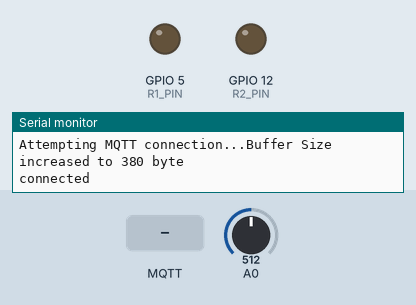
Recording of a sketch running on a simulated ESP8266 (NodeMCU). Shown: output pins drawn as LEDs (lit = HIGH), the last lines printed to the serial monitor. Inputs (shaded band) come from the test bench; at power-on: A0 = 512. WiFi joins after 1.5 s; servers stay silent unless stated; no MQTT or app messages arrive unless stated; pins used as bus, display or sensor lines are not drawn.

Above: at 2.7 s.
2.8 s: MQTT message "1" arrives on the first subscribed topic
At 3.9 s:
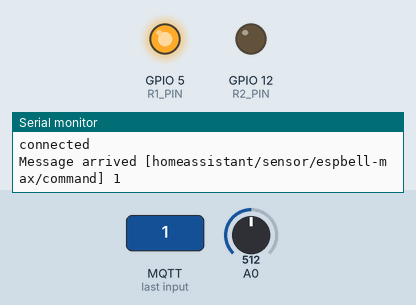
5.8 s: MQTT message "on" arrives on the first subscribed topic
7.3 s: MQTT message "off" arrives on the first subscribed topic
Timing chart, 0 to 10.3 s (numbered marks = the images above; inputs shaded):
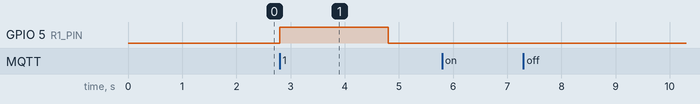

Measured:
- after the input at 2.8 s, GPIO 5 (R1_PIN): LOW → HIGH at once, → LOW 2.0 s later

The sketch:

ESPBell-MAX_MQTT_Auto_Discovery_Test.ino
```cpp
#include "ESP8266WiFi.h"
#include <PubSubClient.h>
#include "config.h"

#define LATCH_PIN 4
#define R1_PIN 5
#define R2_PIN 12
bool retain = true;

unsigned long startMillis = 0;

unsigned long R1_startMillis;
unsigned long R1_currentMillis;
unsigned long R2_startMillis;
unsigned long R2_currentMillis;
int R1_oneshot = 0;
int R2_oneshot = 0;

WiFiClient espClient;
PubSubClient client(espClient);

int wifi_fast() {
  WiFi.persistent(true);
  WiFi.mode(WIFI_STA);
  WiFi.config(DATA_IPADDR, DATA_GATEWAY, DATA_IPMASK);
  uint8_t my_bssid[] = DATA_WIFI_BSSID;
  char my_ssid[] = WIFI_SSID;
  char my_auth[] = WIFI_AUTH;
  WiFi.begin(&my_ssid[0], &my_auth[0], DATA_WIFI_CH, &my_bssid[0], true);
  uint32_t timeout = millis() + TimeToConnectWIFI;
  while (WiFi.status() != WL_CONNECTED) {
    if (millis() >= timeout) {
      Serial.println("Failed to connect to WiFi, powering off.");
      digitalWrite(LATCH_PIN, LOW);  // Trigger shutdown; board will power off immediately.
    }
    delay(5);
  }
  return (WiFi.status() == WL_CONNECTED);
}

void callback(char* topic, byte* payload, unsigned int length) {
  Serial.print("Message arrived [");
  Serial.print(topic);
  Serial.print("] ");
  for (unsigned int i = 0; i < length; i++) {
    Serial.print((char)payload[i]);
  }
  Serial.println();

  // Check that payload has at least one character for R1
  if (length >= 1 && (char)payload[0] == '1') {
    digitalWrite(R1_PIN, HIGH); // Turn on R1
    R1_startMillis = millis();
    R1_oneshot++;
  } else {
    digitalWrite(R1_PIN, LOW);  // Turn off R1
  }

  // Check that payload has at least two characters for R2
  if (length >= 2 && (char)payload[1] == '1') {
    digitalWrite(R2_PIN, HIGH); // Turn on R2
    R2_startMillis = millis();
    R2_oneshot++;
  } else {
    digitalWrite(R2_PIN, LOW);  // Turn off R2
  }
}

// Function to read the average of 20 ADC values
int getAverageADCReading() {
  int total = 0;
  for (int i = 0; i < 20; i++) {
    total += analogRead(A0);
  }
  return total / 20;
}

void reconnect() {
  unsigned long reconnectStart = millis();
  // Loop until we're reconnected or the timeout is reached
  while (!client.connected()) {
    if (millis() - reconnectStart >= TimeToConnectMQTT) {
      Serial.println("Failed to connect to MQTT server, powering off.");
      digitalWrite(LATCH_PIN, LOW);
      return;
    }

    Serial.print("Attempting MQTT connection...");
    if (client.setBufferSize(380)) {
      Serial.println("Buffer Size increased to 380 byte");
    } else {
      Serial.println("Failed to allocate larger buffer");
    }
    // Create a random client ID
    String clientId = "ESPBell-Max-";
    if (client.connect(clientId.c_str(), mqtt_username, mqtt_password)) {
      Serial.println("connected");
      // Auto-discovery messages for Home Assistant
      client.publish(
        "homeassistant/binary_sensor/espbell-max/state/config",
        "{\"name\":\"Bell\",\"unit_of_measurement\":\"\",\"device_class\":\"door\",\"icon\":\"mdi:bell\",\"state_topic\":\"homeassistant/binary_sensor/espbell-max/state\",\"unique_id\":\"espbell-max_bell\",\"payload_on\":\"on\",\"payload_off\":\"off\",\"device\":{\"identifiers\":[\"espbell-max\"],\"name\":\"ESPBell-MAX\",\"mdl\":\"ESPBell-MAX\",\"mf\":\"PricelessToolkit\"}}",
        retain
      );
      client.publish(
        "homeassistant/sensor/espbell-max/rssi/config",
        "{\"name\":\"RSSI\",\"unit_of_measurement\":\"dBm\",\"device_class\":\"signal_strength\",\"icon\":\"mdi:signal\",\"entity_category\":\"diagnostic\",\"state_topic\":\"homeassistant/sensor/espbell-max/rssi\",\"unique_id\":\"espbell-max_signal\",\"device\":{\"identifiers\":[\"espbell-max\"],\"name\":\"ESPBell-MAX\"}}",
        retain
      );
      client.publish(
        "homeassistant/sensor/espbell-max/batt/config",
        "{\"name\":\"Battery\",\"unit_of_measurement\":\"%\",\"device_class\":\"battery\",\"icon\":\"mdi:battery\",\"entity_category\":\"diagnostic\",\"state_topic\":\"homeassistant/sensor/espbell-max/batt\",\"unique_id\":\"espbell-max_batt\",\"device\":{\"identifiers\":[\"espbell-max\"],\"name\":\"ESPBell-MAX\"}}",
        retain
      );
      // Publish initial doorbell status, RSSI, and battery level
      client.publish("homeassistant/binary_sensor/espbell-max/state", "on");

      String rs = String(WiFi.RSSI());
      client.publish("homeassistant/sensor/espbell-max/rssi", rs.c_str(), retain);

      int average = getAverageADCReading();
      int batteryPercentage = map(average, 670, 880, 0, 100);
      int batteryP = constrain(batteryPercentage, 0, 100);
      client.publish("homeassistant/sensor/espbell-max/batt", String(batteryP).c_str(), retain);

      // Subscribe to the command topic
      client.subscribe("homeassistant/sensor/espbell-max/command");
    } else {
      Serial.print("failed, rc=");
      Serial.print(client.state());
      Serial.println(" try again in 0.05 seconds");
      delay(50);
    }
  }
}

void setup() {
  WiFi.setAutoConnect(false); // Prevent early autoconnect
  pinMode(LATCH_PIN, OUTPUT);
  digitalWrite(LATCH_PIN, HIGH);
  pinMode(R1_PIN, OUTPUT);
  pinMode(R2_PIN, OUTPUT);

  Serial.begin(115200);
  int wifi_fast_ok = wifi_fast();
  Serial.print("WiFi connection status: ");
  Serial.println(wifi_fast_ok);

  client.setServer(mqtt_server, mqtt_port);
  client.setCallback(callback);
  startMillis = millis();
}

void loop() {
  if (!client.connected()) {
    reconnect();
  }
  client.loop();

  if (R1_oneshot >= 1) {
    R1_currentMillis = millis();
    if (R1_currentMillis - R1_startMillis >= openTime) {
      digitalWrite(R1_PIN, LOW);
      R1_oneshot = 0;
      if (autoOff == 1) {
        client.publish("homeassistant/binary_sensor/espbell-max/state", "off", retain);
        Serial.println("R1 Opened - now Powering OFF");
        delay(20);
        digitalWrite(LATCH_PIN, LOW);
      }
    }
  }

  if (R2_oneshot >= 1) {
    R2_currentMillis = millis();
    if (R2_currentMillis - R2_startMillis >= openTime) {
      digitalWrite(R2_PIN, LOW);
      R2_oneshot = 0;
      if (autoOff == 1) {
        client.publish("homeassistant/binary_sensor/espbell-max/state", "off", retain);
        Serial.println("R2 Opened - now Powering OFF");
        delay(20);
        digitalWrite(LATCH_PIN, LOW);
      }
    }
  }

  unsigned long currentMillis = millis();
  // Correct uptime check using subtraction of startMillis
  if (currentMillis - startMillis >= upTime) {
    client.publish("homeassistant/binary_sensor/espbell-max/state", "off", retain);
    Serial.println("Reseting Bell State to off");
    delay(20);
    client.publish("homeassistant/sensor/espbell-max/command", "00", retain);
    Serial.println("Reseting Open Command to 00");
    delay(40);
    Serial.println("UpTime reached. Powering OFF.");
    digitalWrite(LATCH_PIN, LOW);
  }
}
```

config.h
```cpp
// WiFi Configuration
#define WIFI_SSID "Your_WIFI_SSID"
#define WIFI_AUTH "Your_WIFI_Password"
#define DATA_WIFI_CH 6
#define DATA_WIFI_BSSID {0xAA, 0xAA, 0xAA, 0xAA, 0xAA, 0xAA} // Change the AA values as needed

// Network Settings: IP address, gateway, mask, DNS
#define DATA_IPADDR IPAddress(192,168,99,2) // Use an IP address outside the DHCP range
#define DATA_IPMASK IPAddress(255,255,255,0)
#define DATA_GATEWAY IPAddress(192,168,99,1)
#define DATA_DNS1   IPAddress(192,168,99,1)

// MQTT Credentials
const char* mqtt_username = "Your_MQTT_Username";
const char* mqtt_password = "Your_MQTT_Password";
const char* mqtt_server   = "MQTT/HomeAssistant_IP";
const int mqtt_port       = 1883;

// Timing settings (in milliseconds)
// upTime: Duration to wait after wakeup before powering off (Latch PIN to LOW)
const long upTime = 15000;
// openTime: Duration that the relay remains on
const long openTime = 2000;
// autoOff: 0 = DISABLE / 1 = ENABLE auto shutdown after openTime
const int autoOff = 1;

// Connection timeouts (in milliseconds)
// If the board cannot connect to WiFi within TimeToConnectWIFI, it powers off.
const long TimeToConnectWIFI = 30000;
// If the board cannot connect to the MQTT server within TimeToConnectMQTT, it powers off.
const long TimeToConnectMQTT = 40000;

// MQTT Command Topic: "homeassistant/sensor/espbell-max/command"
// Payload format (2 characters): first for R1, second for R2
// '1' = ON, '0' = OFF. Example: "11" turns both on, "10" turns R1 on and R2 off.
```
